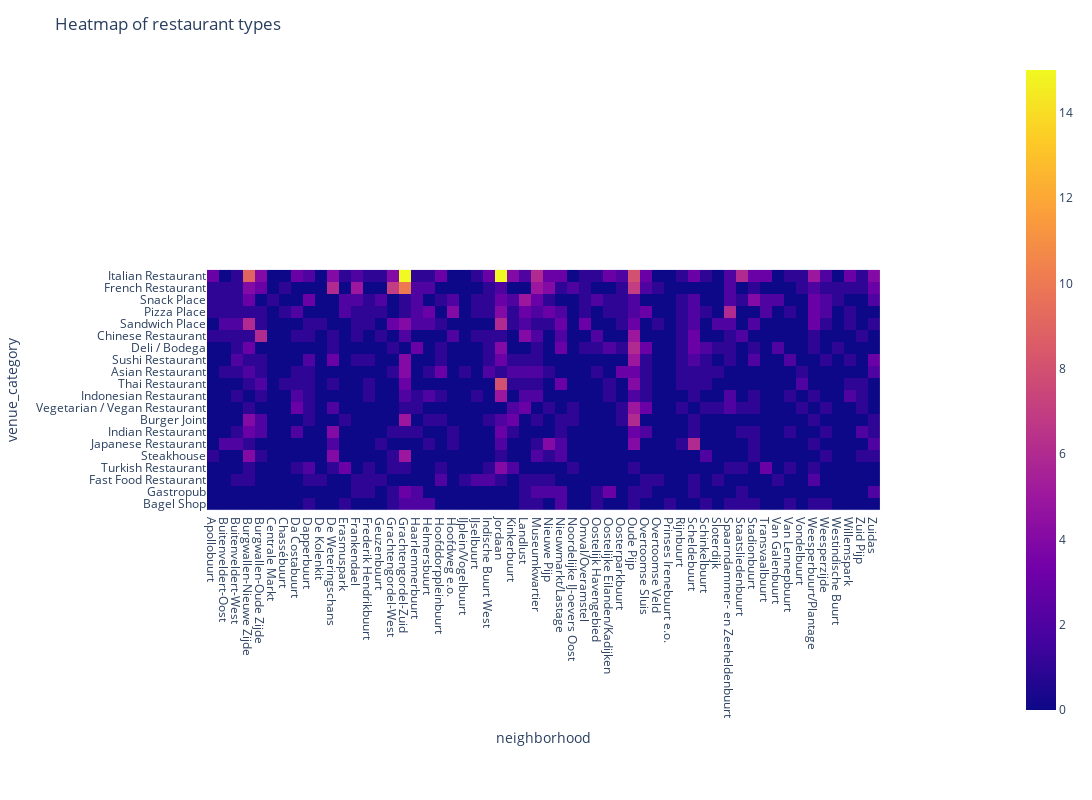

This figure's notebook cell:
### Code cell
top_cats = total_cats.nlargest(20).index
heatmap = categories[top_cats]

import plotly.express as px

fig = px.imshow(heatmap.T)
fig.update_layout(
    title='Heatmap of restaurant types',
    width=2000,
    height=800,
    xaxis_nticks=99,
    yaxis_nticks=20)

fig.write_html('data/heatmap.html')
fig.show()

### Figure 1 — Plotly figure (JSON) as saved in the notebook; plotly's stock layout.template omitted (floating-point values rounded to 4 significant figures; data arrays with more than 128 entries replaced by an {"elided": "..."} marker saying what was removed)
{"data": [{"coloraxis": "coloraxis", "hovertemplate": "neighborhood: %{x}<br>venue_category: %{y}<br>color: %{z}<extra></extra>", "type": "heatmap", "x": ["Apollobuurt", "Buitenveldert-Oost", "Buitenveldert-West", "Burgwallen-Nieuwe Zijde", "Burgwallen-Oude Zijde", "Centrale Markt", "Chassébuurt", "Da Costabuurt", "Dapperbuurt", "De Kolenkit", "De Weteringschans", "Erasmuspark", "Frankendael", "Frederik Hendrikbuurt", "Geuzenbuurt", "Grachtengordel-West", "Grachtengordel-Zuid", "Haarlemmerbuurt", "Helmersbuurt", "Hoofddorppleinbuurt", "Hoofdweg e.o.", "IJplein/Vogelbuurt", "IJselbuurt", "Indische Buurt West", "Jordaan", "Kinkerbuurt", "Landlust", "Museumkwartier", "Nieuwe Pijp", "Nieuwmarkt/Lastage", "Noordelijke IJ-oevers Oost", "Omval/Overamstel", "Oostelijk Havengebied", "Oostelijke Eilanden/Kadijken", "Oosterparkbuurt", "Oude Pijp", "Overtoomse Sluis", "Overtoomse Veld", "Prinses Irenebuurt e.o.", "Rijnbuurt", "Scheldebuurt", "Schinkelbuurt", "Sloterdijk", "Spaarndammer- en Zeeheldenbuurt", "Staatsliedenbuurt", "Stadionbuurt", "Transvaalbuurt", "Van Galenbuurt", "Van Lennepbuurt", "Vondelbuurt", "Weesperbuurt/Plantage", "Weesperzijde", "Westindische Buurt", "Willemspark", "Zuid Pijp", "Zuidas"], "y": ["Italian Restaurant", "French Restaurant", "Snack Place", "Pizza Place", "Sandwich Place", "Chinese Restaurant", "Deli / Bodega", "Sushi Restaurant", "Asian Restaurant", "Thai Restaurant", "Indonesian Restaurant", "Vegetarian / Vegan Restaurant", "Burger Joint", "Indian Restaurant", "Japanese Restaurant", "Steakhouse", "Turkish Restaurant", "Fast Food Restaurant", "Gastropub", "Bagel Shop"], "z": {"elided": "20x56 int values"}}], "layout": {"coloraxis": {"colorscale": [[0, "#0d0887"], [0.1111, "#46039f"], [0.2222, "#7201a8"], [0.3333, "#9c179e"], [0.4444, "#bd3786"], [0.5556, "#d8576b"], [0.6667, "#ed7953"], [0.7778, "#fb9f3a"], [0.8889, "#fdca26"], [1, "#f0f921"]]}, "height": 800, "margin": {"t": 60}, "title": {"text": "Heatmap of restaurant types"}, "width": 2000, "xaxis": {"autorange": true, "constrain": "domain", "domain": [0.1289, 0.8711], "nticks": 99, "range": [-0.5, 55.5], "scaleanchor": "y", "title": {"text": "neighborhood"}, "type": "category"}, "yaxis": {"autorange": true, "constrain": "domain", "domain": [0, 1], "nticks": 20, "range": [19.5, -0.5], "title": {"text": "venue_category"}, "type": "category"}}}
